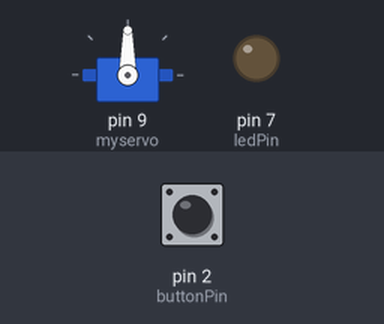
A sketch run on a simulated Arduino Uno, built with avr-gcc and run on an emulated ATmega328P. Parts: servo, output pins drawn as LEDs (lit = HIGH). The inputs (shaded band) are chosen by the test bench; at power-on: pin 2 (buttonPin) LOW.

Above: at 1.2 s.
1.3 s: pin 2 (buttonPin) pulled HIGH for 0.15 s
At 1.45 s:
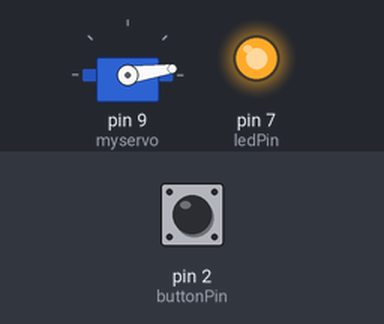
At 2.05 s:
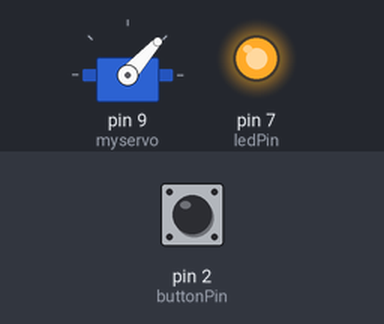
4.3 s: pin 2 (buttonPin) pulled HIGH for 1 s
At 7.9 s:
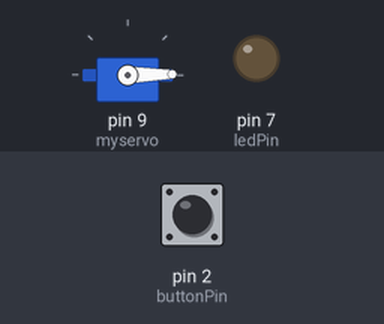
Timing chart, 0 to 9.4 s (numbered marks = the images above; inputs shaded):
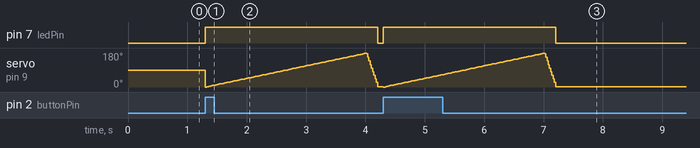

Measured:
- after the input at 1.3 s, pin 7 (ledPin): LOW → HIGH at once, → LOW 2.9 s later
- after the input at 4.3 s, pin 7 (ledPin): LOW → HIGH at once, → LOW 2.9 s later

The sketch:

sketch_jun09a.ino
```cpp
#include <Servo.h>    // 声明调用Servo.h库
Servo myservo;        // 创建一个舵机对象
int pos = 0;          // 变量pos用来存储舵机位置
const int buttonPin = 2;

const int ledPin =  7;

int buttonState = 0;

void setup() {

  pinMode(ledPin, OUTPUT);
  myservo.attach(9);
  pinMode(buttonPin, INPUT);

}

void loop() {

  buttonState = digitalRead(buttonPin);

  if (buttonState == HIGH) {

    digitalWrite(ledPin, HIGH);
    for(pos = 0; pos < 180; pos += 1){    // 舵机从0°转到180°，每次增加1°
      myservo.write(pos);           // 给舵机写入角度
      delay(15);                    // 延时15ms让舵机转到指定位置
   }
    for(pos = 180; pos>=1; pos-=1) {    // 舵机从180°转回到0°，每次减小1°
       myservo.write(pos);        // 写角度到舵机
       delay(1);                 // 延时15ms让舵机转到指定位置
    }


  }

  else {

    digitalWrite(ledPin, LOW);

  }

}
```

HelloWord.c
```cpp
#include <stdio.h>
void main()
{
    printf("HelloGitHub!");
}
```
